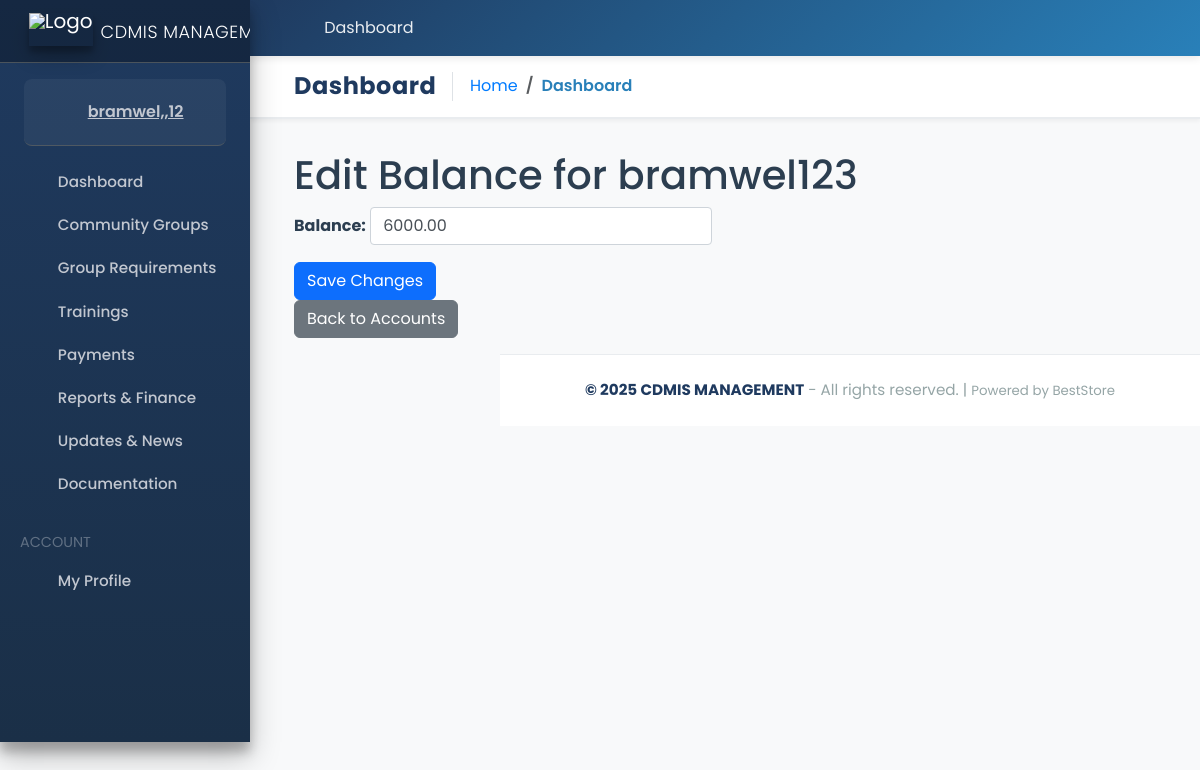
The app's page /cdmis/financial-account/1/edit/ (signed in) with its own data.
### accounts/models.py (models this page shows, shortened)
class Account(AbstractUser):
    ROLE_CHOICES = (
        ('admin', 'Admin'),
        ('finance', 'Finance'),
        ('user', 'User'),
    )
    role = models.CharField(max_length=20, choices=ROLE_CHOICES, default='user')
    first_name = models.CharField(max_length=50)
    last_name = models.CharField(max_length=50)
    username = models.CharField(max_length=50, unique=True)
    email = models.EmailField(max_length=100, unique=True)
    phone_number = models.CharField(max_length=50, blank=True, null=True)
    groups = models.ManyToManyField(
        Group,
        related_name="custom_user_set",
        blank=True,
        help_text="The groups this user belongs to.",
        verbose_name="groups",
    )
    user_permissions = models.ManyToManyField(
        Permission,
        related_name="custom_user_permissions_set",
        blank=True,
        help_text="Specific permissions for this user.",
        verbose_name="user permissions",
    )
    date_joined = models.DateTimeField(auto_now_add=True)
    last_login = models.DateTimeField(auto_now_add=True)
    is_admin = models.BooleanField(default=False)
    is_staff = models.BooleanField(default=False)
    is_superuser = models.BooleanField(default=False)
    is_active = models.BooleanField(default=False)
    is_superadmin = models.BooleanField(default=False)
    USERNAME_FIELD = 'email'
    REQUIRED_FIELDS = ['username', 'first_name', 'last_name']
    objects = MyAccountManager()

### CDMIS/models.py (models this page shows, shortened)
class FinancialAccount(models.Model):
    user = models.OneToOneField(settings.AUTH_USER_MODEL, on_delete=models.CASCADE, related_name='financial_account')
    balance = models.DecimalField(max_digits=10, decimal_places=2, default=6000.00)  # Default balance is 6,000
    phone_number = models.CharField(max_length=15, blank=True, null=True)  # Phone number for withdrawals

### CDMIS/views.py (the view)
# urls.py: path('financial-account/<int:pk>/edit/', views.edit_balance, name='edit_balance'),
@user_passes_test(lambda u: u.is_staff or u.is_superuser)
def edit_balance(request, pk):
    account = get_object_or_404(FinancialAccount, pk=pk)
    if request.method == 'POST':
        form = EditBalanceForm(request.POST, instance=account)
        if form.is_valid():
            form.save()
            messages.success(request, f"Balance for {account.user.username} has been updated.")
            return redirect('cdmis:financial_accounts')  # Redirect to a list of financial accounts
    else:
        form = EditBalanceForm(instance=account)
    return render(request, 'CDMIS/edit_balance.html', {'form': form, 'account': account})

### CDMIS/views.py
class EditBalanceForm(forms.ModelForm):
    class Meta:
        model = FinancialAccount
        fields = ['balance']

### carts/context_processors.py (called while the page is built)
def counter(request):
    cart_count = 0
    if 'admin' in request.path:
        return {}
    else:
        try:
            cart = Cart.objects.filter(cart_id=_cart_id(request))
            if request.user.is_authenticated:
                cart_items = CartItem.objects.all().filter(user=request.user)
            else:
                cart_items = CartItem.objects.all().filter(cart=cart[:1])
            for cart_item in cart_items:
                cart_count += cart_item.quantity
        except Cart.DoesNotExist:
            cart_count = 0
    return dict(cart_count=cart_count)

### carts/views.py (called while the page is built)
def _cart_id(request):
    cart = request.session.session_key
    if not cart:
        cart = request.session.create()
    return cart

### category/context_processors.py (called while the page is built)
def menu_links(request):
    links = Category.objects.all()
    return dict(links=links)

### CDMIS/templates/CDMIS/edit_balance.html (shortened to what this page needs)
{% extends 'gov.html' %}
{% block content %}
<h1>Edit Balance for {{ account.user.username }}</h1>
<form method="POST">
    {{ form.as_p }}
    <button type="submit" class="btn btn-primary">Save Changes</button>
</form>
<a href="{% url 'cdmis:financial_accounts' %}" class="btn btn-secondary">Back to Accounts</a>
{% endblock %}

### templates/gov.html (shortened to what this page needs)
{% load static %}
<!DOCTYPE html>
<html lang="en-us">
<head>
    <link rel="stylesheet" href="/static/vendor/fontawesome-free/css/all.min.css">
    <link rel="stylesheet" href="/static/vendor/adminlte/css/adminlte.min.css">
    <link rel="stylesheet" href="/static/jazzmin/css/main.css">
    <link rel="stylesheet" href="https://cdn.jsdelivr.net/npm/bootstrap@5.3.0/dist/css/bootstrap.min.css">
</head>
<body class="hold-transition sidebar-mini accent-primary theme-default">
    <div class="wrapper">
        <nav class="main-header navbar navbar-expand navbar-white navbar-light">
            <ul class="navbar-nav">
                <li class="nav-item">
                    <a class="nav-link" data-widget="pushmenu" href="#" role="button" title="Toggle Sidebar">
                        <i class="fas fa-bars"></i>
                    </a>
                </li>
                <li class="nav-item d-none d-sm-inline-block">
                    <a href="{% url 'dashboard' %}" class="nav-link" title="Go to Dashboard">
                        <i class="fas fa-home"></i> Dashboard
                    </a>
                </li>
            </ul>
            <ul class="navbar-nav ml-auto">
                <li class="nav-item dropdown">
                    <a class="nav-link" data-toggle="dropdown" href="#" title="Account Settings">
                        <i class="fas fa-user-circle"></i>
                    </a>
                </li>
            </ul>
        </nav>
        <aside class="main-sidebar elevation-4 sidebar-dark-primary">
            <a href="{% url 'dashboard' %}" class="brand-link">
                <img src="{% static 'images/gov.png' %}" alt="Logo" class="img-rectangular brand-image elevation-3">
                <span class="brand-text font-weight-light">CDMIS MANAGEMENT</span>
            </a>
            <div class="sidebar">
                <div class="user-panel mt-3 pb-3 mb-3 d-flex">
                    <div class="image">
                        <i class="fas fa-user-circle fa-2x text-white"></i>
                    </div>
                    <div class="info">
                        <a href="{% url 'profile' %}" class="d-block">
                            {{ user.username }}
                        </a>
                    </div>
                </div>
                <nav class="mt-2">
                    <ul class="nav nav-pills nav-sidebar flex-column" data-widget="treeview" role="menu">
                        <li class="nav-item">
                            <a href="{% url 'dashboard' %}" class="nav-link">
                                <i class="nav-icon fas fa-th-large"></i>
                                <p>Dashboard</p>
                            </a>
                        </li>
                        <li class="nav-item">
                            <a href="{% url 'cdmis:group_list' %}" class="nav-link">
                                <i class="nav-icon fas fa-users"></i>
                                <p>Community Groups</p>
                            </a>
                        </li>
                        <li class="nav-item">
                            <a href="{% url 'cdmis:requirements' %}" class="nav-link">
                                <i class="nav-icon fas fa-list-check"></i>
                                <p>Group Requirements</p>
                            </a>
                        </li>
                        <li class="nav-item">
                            <a href="{% url 'cdmis:training_list' %}" class="nav-link">
                                <i class="nav-icon fas fa-chalkboard-teacher"></i>
                                <p>Trainings</p>
                            </a>
                        </li>
                        <li class="nav-item">
                            <a href="#" class="nav-link">
                                <i class="nav-icon fas fa-money-bill-wave"></i>
                                <p>
                                    Payments
                                    <i class="right fas fa-angle-left"></i>
                                </p>
                            </a>
                        </li>
                        <li class="nav-item">
                            <a href="#" class="nav-link">
                                <i class="nav-icon fas fa-chart-line"></i>
                                <p>
                                    Reports & Finance
                                    <i class="right fas fa-angle-left"></i>
                                </p>
                            </a>
                        </li>
                        <li class="nav-item">
                            <a href="{% url 'cdmis:updates' %}" class="nav-link">
                                <i class="nav-icon fas fa-bullhorn"></i>
                                <p>Updates & News</p>
                            </a>
                        </li>
                        <li class="nav-item">
                            <a href="{% url 'cdmis:docs' %}" class="nav-link">
                                <i class="nav-icon fas fa-file-alt"></i>
                                <p>Documentation</p>
                            </a>
                        </li>
                        <li class="nav-header">ACCOUNT</li>
                        <li class="nav-item">
                            <a href="{% url 'profile' %}" class="nav-link">
                                <i class="nav-icon fas fa-user"></i>
                                <p>My Profile</p>
                            </a>
                        </li>
                    </ul>
                </nav>
            </div>
        </aside>
        <div class="content-wrapper">
            <div class="content border-bottom mb-2">
                <div class="container-fluid">
                    <div class="row">
                        <div class="col-12 col-md-auto d-flex flex-grow-1 align-items-center">
                            <h1 class="h4 m-0 pr-3 mr-3 border-right">
                                {% block page_title %}Dashboard{% endblock %}
                            </h1>
                            <ol class="breadcrumb">
                                <li class="breadcrumb-item">
                                    <a href="{% url 'dashboard' %}">
                                        <i class="fas fa-home"></i> Home
                                    </a>
                                </li>
                                <li class="breadcrumb-item active">
                                    {% block breadcrumb %}Dashboard{% endblock %}
                                </li>
                            </ol>
                        </div>
                    </div>
                </div>
            </div>
            <div class="content">
                <div class="container-fluid">
                    {% block content %}{% endblock %}
                </div>
            </div>
            <footer class="main-footer text-center">
                <strong>&copy; 2025 CDMIS MANAGEMENT</strong> - All rights reserved. |
                <small>Powered by BestStore</small>
            </footer>
        </div>
    </div>
</body>
</html>

### static/jazzmin/css/main.css (style rules this page uses)
[class*=sidebar-dark-] .nav-header { color: rgb(255,255,255,0.3); margin-top: 1rem; }
.vTextField, .vLargeTextField, .vURLField, .vIntegerField, .vBigIntegerField, .vForeignKeyRawIdAdminField, .vDateField, .vTimeField, input[type="number"], input[type="text"] { height: calc(2.25rem + 2px); padding: .375rem .75rem; font-size: 1rem; font-weight: 400; line-height: 1.5; color: #495057; background-color: #fff; background-clip: padding-box; border: 1px solid #ced4da; border-radius: .25rem; box-shadow: inset 0 0 0 transparent; transition: border-color .15s ease-in-out, box-shadow .15s ease-in-out; }
.breadcrumb { background: transparent; margin: 0; }
.breadcrumb-item+.breadcrumb-item::before { content: "\203A"; }
.content-wrapper>.content { padding: 1rem 2rem; }
.navbar { padding: .5rem 2rem; }
.main-footer { color: #869099; padding: 1rem 2rem; font-size: 14px; }

### templates/gov.html (style rules this page uses)
:root { --primary-color: #1f3a5f; --secondary-color: #2980b9; --accent-color: #e74c3c; --success-color: #27ae60; --warning-color: #f39c12; --info-color: #3498db; --light-bg: #f8f9fa; --border-color: #e9ecef; --text-dark: #2c3e50; --text-muted: #95a5a6; }
* { font-family: 'Poppins', sans-serif; }
body { background-color: var(--light-bg); color: var(--text-dark); }
.main-header.navbar { background: linear-gradient(135deg, var(--primary-color) 0%, var(--secondary-color) 100%); box-shadow: 0 2px 8px rgba(0, 0, 0, 0.1); border: none; padding: 0.5rem 1rem; }
.main-header.navbar .nav-link { color: rgba(255, 255, 255, 0.9) !important; transition: all 0.3s ease; }
.main-header.navbar .nav-link i { font-size: 1.2rem; }
.main-sidebar { background: linear-gradient(180deg, var(--primary-color) 0%, #1a2f47 100%); box-shadow: 2px 0 8px rgba(0, 0, 0, 0.1); border: none; }
.brand-link { border-bottom: 2px solid rgba(255, 255, 255, 0.1); padding: 1rem; background: rgba(0, 0, 0, 0.2); }
.brand-image { margin-right: 0.5rem; width: 40px; height: 40px; object-fit: contain; }
.brand-text { font-weight: 700; font-size: 1.1rem; letter-spacing: 0.5px; }
.user-panel { background: rgba(255, 255, 255, 0.05); padding: 1rem; border-radius: 8px; margin: 1rem !important; }
.user-panel .info a { font-weight: 600; color: #fff; transition: all 0.3s ease; }
.nav-icon { width: 30px; text-align: center; margin-right: 0.5rem; }
.nav-sidebar .nav-item .nav-link p { margin: 0; font-size: 0.95rem; font-weight: 500; }
.content-wrapper { background-color: var(--light-bg); }
.content.border-bottom { background: #fff; border-bottom: 2px solid var(--border-color) !important; box-shadow: 0 2px 4px rgba(0, 0, 0, 0.05); }
.content.border-bottom h1 { color: var(--primary-color); font-weight: 700; letter-spacing: 0.5px; }
.breadcrumb { margin: 0; padding: 0; background-color: transparent; }
.breadcrumb-item.active { color: var(--secondary-color); font-weight: 600; }
.breadcrumb-item a { color: var(--text-muted); text-decoration: none; transition: all 0.3s ease; }
.main-footer { background: #fff; border-top: 1px solid var(--border-color); padding: 1.5rem; font-size: 0.95rem; color: var(--text-muted); }
.main-footer strong { color: var(--primary-color); font-weight: 700; }

### records on screen
Account: username "bramwel,,12"
FinancialAccount: user.username "bramwel123", balance "6000.00"
